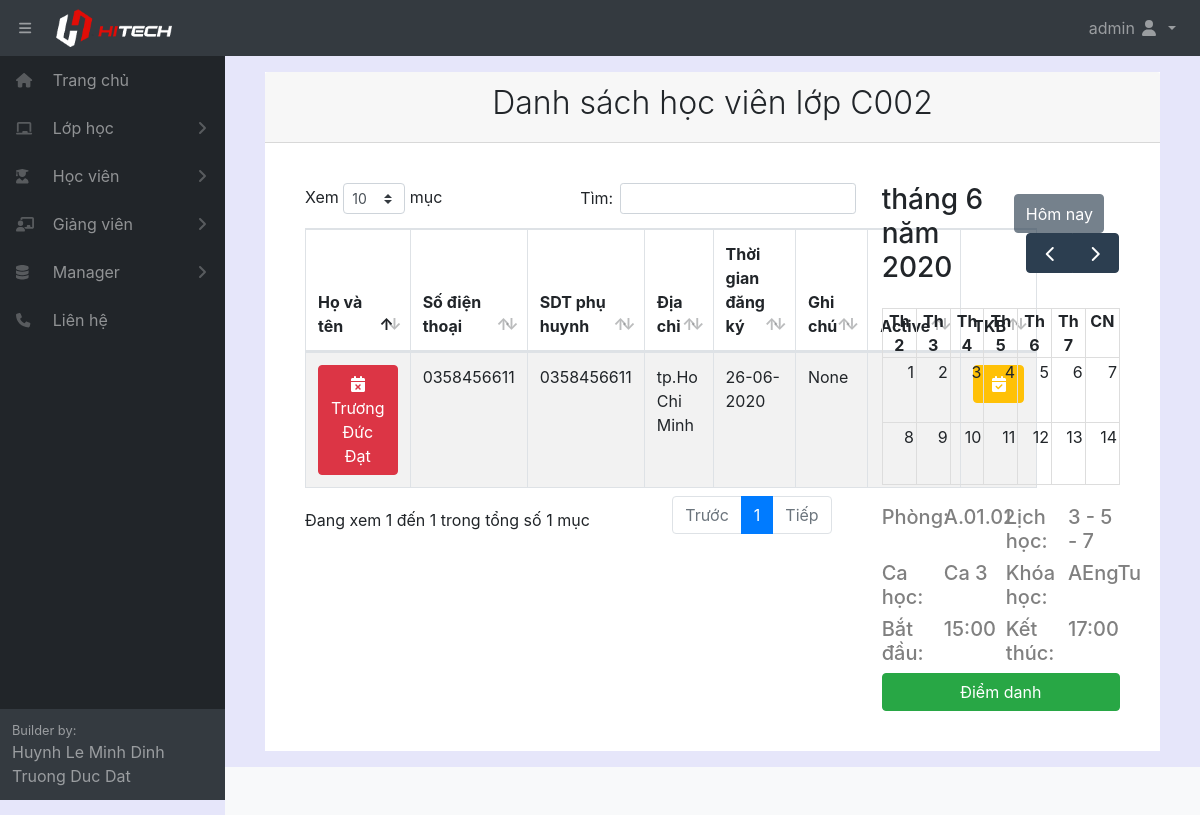
Page /classstudent/101/ (signed in) on the earlier database version.
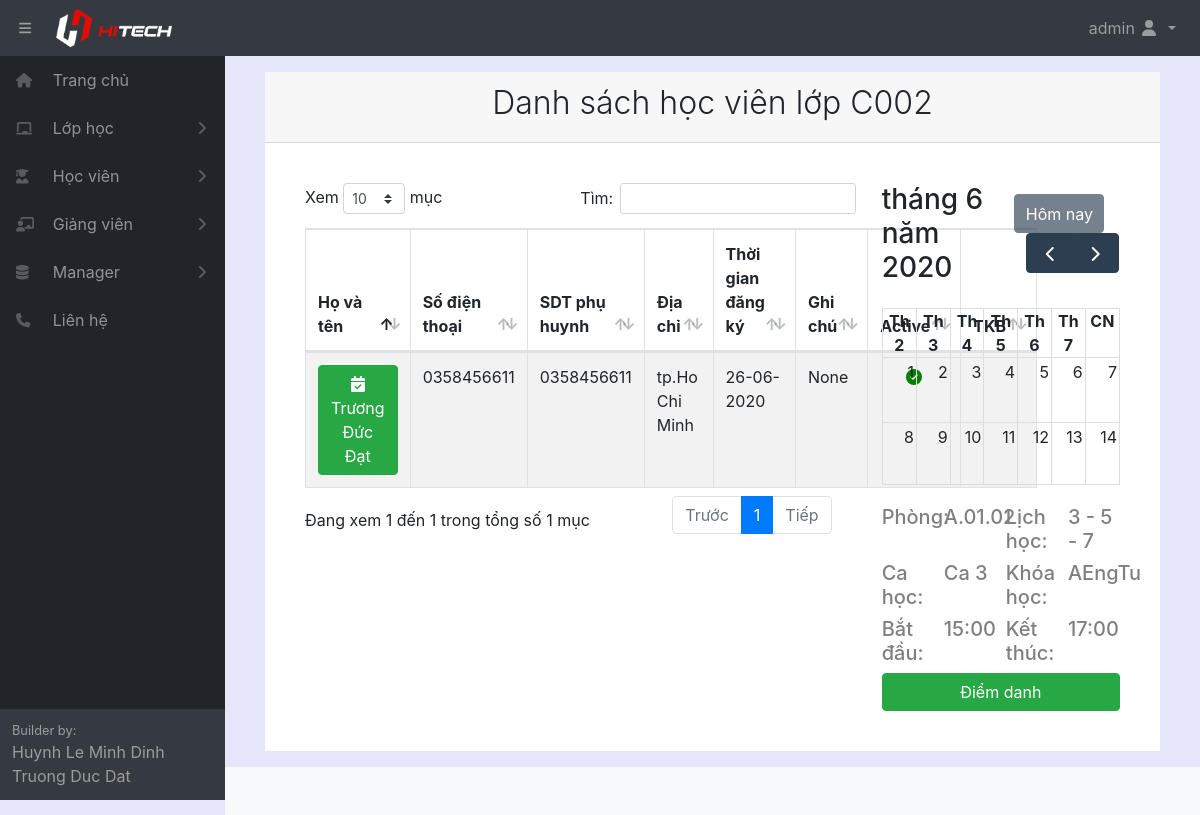
Same page on the later database version.
### home/models.py (models this page shows, shortened)
class Student(models.Model):
    fullname = models.CharField(max_length=100, verbose_name="Tên học sinh")
    gender = models.ForeignKey(Gender, null= True, on_delete=models.SET_NULL)
    birthday = models.DateField(verbose_name="Ngày sinh")
    identity_card = models.CharField(max_length=100, null = True, blank=True, verbose_name="CMND")
    phonenumber = models.CharField(max_length=100, null = True, blank=True, verbose_name="SDT")
    phonenumber_family = models.CharField(max_length=100, null = True, blank=True, verbose_name="SDT phụ huynh")
    email = models.CharField(max_length=100, null = True, blank=True, verbose_name="Email")
    adress = models.CharField(max_length=300, null = True, blank=True, verbose_name="Địa chỉ")
    classname = models.ForeignKey(Classname, null= True, on_delete=models.SET_NULL)
    fee = models.IntegerField(default=0, verbose_name="Học phí")
    fee_remain = models.IntegerField(default=0, verbose_name="Học phí còn lại")
    create_date = models.DateField(auto_now_add=True, verbose_name="Ngày đăng ký học")
    havedetailschedule = active = models.BooleanField(default=False, verbose_name="Thời khóa biểu cá nhân")
    note = models.CharField(max_length=300, null = True, blank=True, verbose_name="Ghi chú")
    active = models.BooleanField(default=True, verbose_name="Trạng thái")
    class Meta:
        ordering =["fullname"]
        verbose_name_plural = "Học sinh"

### home/decorators.py (the view)
        def wrapper_func(request, *args, **kwargs):
            group = None
            if request.user.groups.exists():
                group = request.user.groups.all()[0].name
            if group in allowed_roles:
                return view_func(request, *args, **kwargs)
            else:
                return redirect('errorrole')

### home/models.py (called while the page is built)
    def __str__(self):
        return  self.fullname

    def __str__(self):
        return  self.fullname

    def __str__(self):
        return  self.name

    def __str__(self):
        return  self.fullname

### home/views.py (called while the page is built)
@login_required(login_url='login')
@allowed_users(allowed_roles=['admin','manager','staff','teacher'])
def detailClassStudent(request,pk):
    pk = pk
    classname = Classname.objects.get(pk=pk)
    liststudentinclass = Student.objects.all()
    timeshift = TimeShift.objects.get(pk=classname.timeshift_id)
    print(timeshift.timestart)
    schedule = Schedule.objects.all()
    context={'timeshift':timeshift,'liststudentinclass':liststudentinclass,'pk':pk, 'classname':classname, 'schedule':schedule}
    return render(request,'class/detailClassStudent.html',context)

### home/templates/class/detailClassStudent.html (shortened to what the changed rows need)
{% extends "pages/base.html" %}
{% block content %}
{% load static %}
<div class="card-header">
    <h2 class="text-center font-weight-light">Danh sách học viên lớp {{classname.fullname}}</h2>
</div>
<div class="card-body">
    <div class="form-row">
        <div class="col-xl-8 col-md-12">
            <div class="card-body">
                <table id="example" class="table table-striped table-bordered" style="width:100%">
                    <thead>
                        <tr>
                            <th style="width: 20%;">Họ và tên</th>
                            <th style="width: 10%;">Số điện thoại</th>
                            <th style="width: 10%;">SDT phụ huynh</th>
                            <th style="width: 23%;">Địa chỉ</th>
                            <th style="width: 15%;">Thời gian đăng ký</th>
                            <th style="width: 13%;">Ghi chú</th>
                            <th>Active</th>
                            <th>TKB</th>
                        </tr>
                    </thead>
                    <tbody>
                        {% for i in liststudentinclass %}
                        {% if pk == i.classname_id %}
                        <tr>
                            <td>
                                {% if i.havedetailschedule %}
                                <a href="/student/{{ i.pk }}" style="width: 100%; color: white;"
                                    class="btn btn-success"><i class="fas fa-calendar-check" style="color: white;"></i>
                                    {{ i.fullname }}</a>
                                {% else %}
                                <a onclick="warningcreateschedule()" style="width: 100%; color: white;"
                                    class="btn btn-danger"><i class="fas fa-calendar-times" style="color: white;"></i>
                                    {{ i.fullname }}</a>
                                {%endif%}
                            </td>
                            <td>{{ i.phonenumber }}</td>
                            <td>{{ i.phonenumber_family }}</td>
                            <td>{{ i.adress }}</td>
                            <td>{{ i.create_date|date:"d-m-Y" }}</td>
                            <td>{{ i.note }}</td>
                            <td style="text-align: center;">
                                {% if i.active %}
                                <i style="color: green; " class="fas fa-check-circle"></i> {%endif%}
                            </td>
                            <td>
                                {% if i.havedetailschedule == 0 %}
                                <a href="/checkinstudent/{{ i.pk }}" style="width: 100%; color: white;"
                                    class="btn btn-warning"><i class="fas fa-calendar-check"
                                        style="color: white;"></i></a>
                                {%endif%}
                            </td>
                        </tr>
                        {% endif %}
                        {% endfor %}
                    </tbody>
                </table>
            </div>
        </div>
    </div>
</div>
{% endblock content %}

Differences in the rows shown:
changed Student "Trương Đức Đạt": havedetailschedule False → True (drawn); active False → True (drawn)
